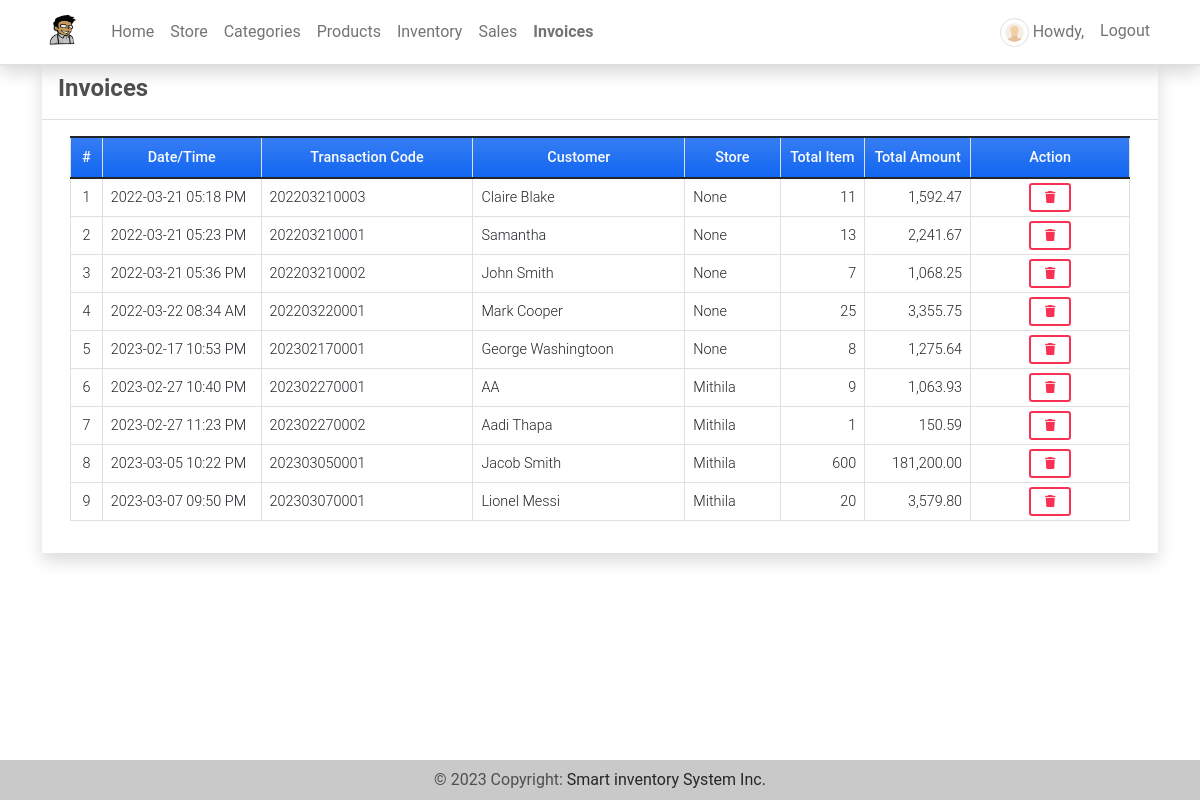
The app's page /invoices (signed in), older data.
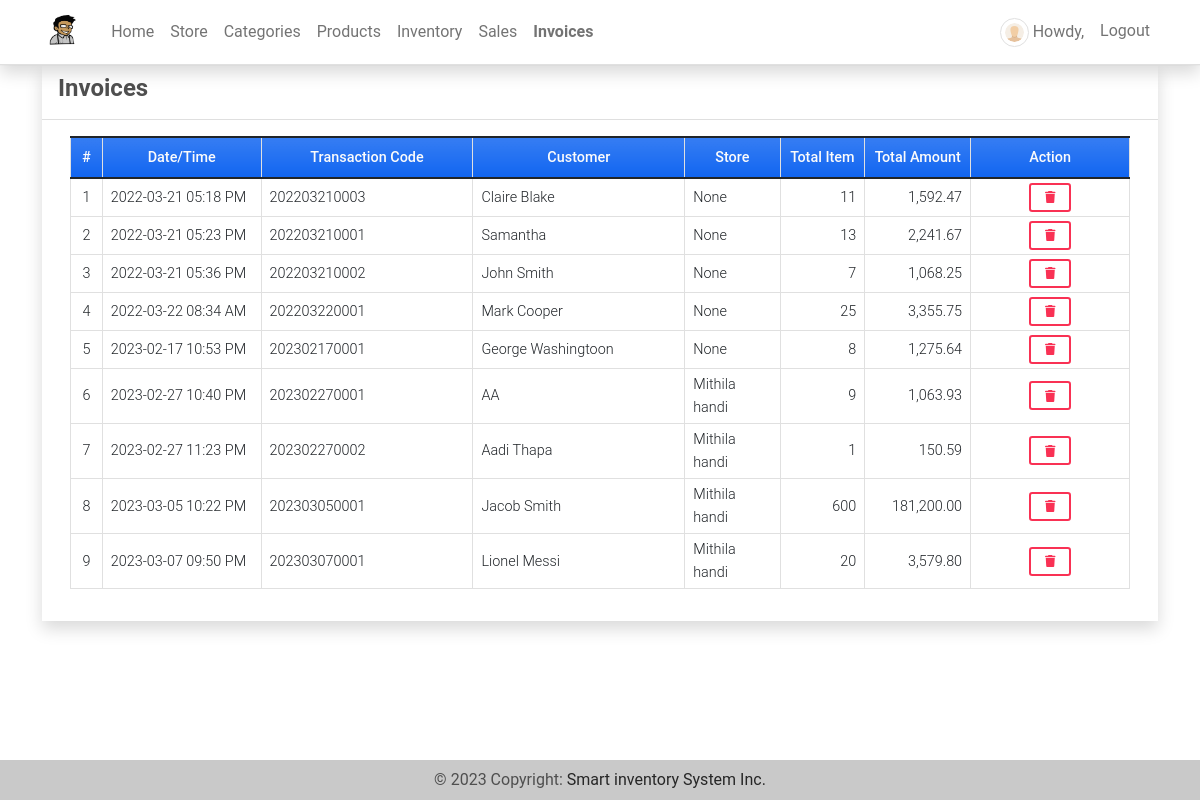
The same page, newer data.
### imsApp/models.py (models this page shows, shortened)
class Invoice(models.Model):
    transaction = models.CharField(max_length = 250)
    customer = models.CharField(max_length = 250)
    total = models.FloatField(default= 0)
    store = models.ForeignKey(Store, on_delete=models.CASCADE,blank=True, null=True)
    date_created = models.DateTimeField(default=timezone.now)
    date_updated = models.DateTimeField(auto_now=True)
    def item_count(self):
        return Invoice_Item.objects.filter(invoice = self).aggregate(Sum('quantity'))['quantity__sum']

class Store(models.Model):
    name = models.CharField(max_length=250)
    address = models.TextField()
    category = models.ForeignKey(Category, on_delete=models.CASCADE)
    products = models.ManyToManyField(Product, through='StoreProduct')
    date_created = models.DateTimeField(default=timezone.now)
    date_updated = models.DateTimeField(auto_now=True)
    owner = models.OneToOneField(User, default=1,on_delete=models.CASCADE ,blank=True, null=True)
    def __str__(self):
        return self.name

### imsApp/auth.py (the view)
    def wrapper_function(request,*args,**kwargs):
        if request.user.is_superuser:
            return view_function(request,*args,**kwargs)
        else:
            return redirect('home-page')

### imsApp/auth.py (called while the page is built)
def admin_only(view_function):
    def wrapper_function(request,*args,**kwargs):
        if request.user.is_superuser:
            return view_function(request,*args,**kwargs)
        else:
            return redirect('home-page')
    return wrapper_function

### imsApp/views.py (called while the page is built)
@admin_only
@login_required
def invoices(request):
    invoice =  Invoice.objects.all()
    context['page_title'] = 'Invoices'
    context['invoices'] = invoice
    return render(request, 'invoices.html', context)

### imsApp/templates/invoices.html (shortened to what this page needs)
{% extends 'base.html' %} {% load humanize %} {% block pageContent %}
<div class="col-lg-12 col-md-12 col-sm-12 col-xs-12">
    <div class="card card-default rounded-0 shadow ">
        <div class="card-header">
            <div class="d-flex w-100 align-items-center justify-content-between">
                <h4 class="card-title fw-bold">Invoices</h4>
            </div>
        </div>
        <div class="card-body">
            <div class="container-fluid">
                <table class="table table-bordered" id="invoice-list">
                    <colgroup>
                        {% if request.user.is_superuser %}
                        <col width="3%">
                        <col width="15%">
                        <col width="20%">
                        <col width="20%">
                        <col width="9%">
                        <col width="8%">
                        <col width="10%">
                        <col width="15%">
                        {% endif %}
                    </colgroup>
                    <thead>
                        <tr class="bg-gradient bg-primary bg-opacity-50 text-light">
                            {% if request.user.is_superuser %}
                            <th class="px-2 py-2 text-center">#</th>
                            <th class="px-2 py-2 text-center">Date/Time</th>
                            <th class="px-2 py-2 text-center">Transaction Code</th>
                            <th class="px-2 py-2 text-center">Customer</th>
                            <th class="px-2 py-2 text-center">Store</th>
                            <th class="px-2 py-2 text-center">Total Item</th>
                            <th class="px-2 py-2 text-center">Total Amount</th>
                            <th class="px-2 py-2 text-center">Action</th>
                            {% endif %}
                        </tr>
                    </thead>
                    <tbody>
                        {% for invoice in invoices %}
                        <tr>
                            {% if request.user.is_superuser %}
                            <td class="px-2 py-1 align-middle text-center">{{ forloop.counter }}</td>
                            <td class="px-2 py-1 align-middle">{{ invoice.date_created|date:"Y-m-d h:i A" }}</td>
                            <td class="px-2 py-1 align-middle">{{ invoice.transaction }}</td>
                            <td class="px-2 py-1 align-middle">{{ invoice.customer }}</td>
                            <td class="px-2 py-1 align-middle">{{ invoice.store }}</td>
                            <td class="px-2 py-1 align-middle text-end">{{ invoice.item_count|floatformat:0|intcomma }}</td>
                            <td class="px-2 py-1 align-middle text-end">{{ invoice.total|floatformat:2|intcomma }}</td>
                            <td class="px-2 py-1 align-middle text-center">
                                <button class="btn btn-outline-danger btn-sm delete-data" type="button" data-id="{{ invoice.pk }}" title="Delete">
                                    <i class="fa fa-trash"></i>
                                </button>
                            </td>
                            {% endif %}
                        </tr>
                        {% endfor %}
                    </tbody>
                </table>
            </div>
        </div>
    </div>
</div>
{% endblock pageContent %}

Row changes from the older to the newer data that the page shows:
changed through a linked row, Invoice "2023-02-27 10:40 PM": store "Mithila" → "Mithila handi"
changed through a linked row, Invoice "2023-02-27 11:23 PM": store "Mithila" → "Mithila handi"
changed through a linked row, Invoice "2023-03-05 10:22 PM": store "Mithila" → "Mithila handi"
changed through a linked row, Invoice "2023-03-07 09:50 PM": store "Mithila" → "Mithila handi"
